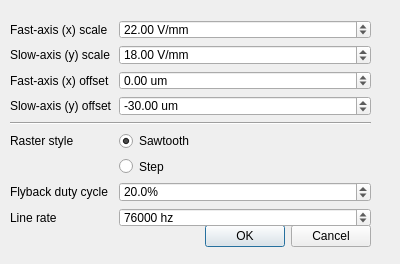
<?xml version="1.0" encoding="UTF-8"?>
<ui version="4.0">
 <class>Dialog</class>
 <widget class="QDialog" name="Dialog">
  <property name="geometry">
   <rect>
    <x>0</x>
    <y>0</y>
    <width>400</width>
    <height>264</height>
   </rect>
  </property>
  <property name="windowTitle">
   <string>Raster Scan Settings</string>
  </property>
  <widget class="QDialogButtonBox" name="buttonBox">
   <property name="geometry">
    <rect>
     <x>30</x>
     <y>220</y>
     <width>341</width>
     <height>32</height>
    </rect>
   </property>
   <property name="orientation">
    <enum>Qt::Horizontal</enum>
   </property>
   <property name="standardButtons">
    <set>QDialogButtonBox::Cancel|QDialogButtonBox::Ok</set>
   </property>
  </widget>
  <widget class="QWidget" name="formLayoutWidget">
   <property name="geometry">
    <rect>
     <x>10</x>
     <y>20</y>
     <width>361</width>
     <height>207</height>
    </rect>
   </property>
   <layout class="QFormLayout" name="formLayout">
    <item row="0" column="0">
     <widget class="QLabel" name="label">
      <property name="text">
       <string>Fast-axis (x) scale</string>
      </property>
     </widget>
    </item>
    <item row="0" column="1">
     <widget class="QDoubleSpinBox" name="spinXScale">
      <property name="suffix">
       <string> V/mm</string>
      </property>
      <property name="minimum">
       <double>-100.000000000000000</double>
      </property>
      <property name="maximum">
       <double>100.000000000000000</double>
      </property>
      <property name="singleStep">
       <double>0.010000000000000</double>
      </property>
      <property name="value">
       <double>22.000000000000000</double>
      </property>
     </widget>
    </item>
    <item row="1" column="0">
     <widget class="QLabel" name="label_2">
      <property name="text">
       <string>Slow-axis (y) scale</string>
      </property>
     </widget>
    </item>
    <item row="1" column="1">
     <widget class="QDoubleSpinBox" name="spinYScale">
      <property name="suffix">
       <string> V/mm</string>
      </property>
      <property name="minimum">
       <double>-100.000000000000000</double>
      </property>
      <property name="maximum">
       <double>100.000000000000000</double>
      </property>
      <property name="singleStep">
       <double>0.010000000000000</double>
      </property>
      <property name="value">
       <double>18.000000000000000</double>
      </property>
     </widget>
    </item>
    <item row="2" column="0">
     <widget class="QLabel" name="label_5">
      <property name="text">
       <string>Fast-axis (x) offset</string>
      </property>
     </widget>
    </item>
    <item row="2" column="1">
     <widget class="QDoubleSpinBox" name="spinXOffset">
      <property name="suffix">
       <string> um</string>
      </property>
      <property name="minimum">
       <double>-1000.000000000000000</double>
      </property>
      <property name="maximum">
       <double>1000.000000000000000</double>
      </property>
      <property name="value">
       <double>0.000000000000000</double>
      </property>
     </widget>
    </item>
    <item row="3" column="0">
     <widget class="QLabel" name="label_6">
      <property name="text">
       <string>Slow-axis (y) offset</string>
      </property>
     </widget>
    </item>
    <item row="3" column="1">
     <widget class="QDoubleSpinBox" name="spinYOffset">
      <property name="suffix">
       <string> um</string>
      </property>
      <property name="minimum">
       <double>-1000.000000000000000</double>
      </property>
      <property name="maximum">
       <double>1000.000000000000000</double>
      </property>
      <property name="value">
       <double>-30.000000000000000</double>
      </property>
     </widget>
    </item>
    <item row="4" column="0" colspan="2">
     <widget class="Line" name="line">
      <property name="orientation">
       <enum>Qt::Horizontal</enum>
      </property>
     </widget>
    </item>
    <item row="5" column="0">
     <widget class="QLabel" name="label_3">
      <property name="text">
       <string>Raster style</string>
      </property>
     </widget>
    </item>
    <item row="5" column="1">
     <widget class="QRadioButton" name="radioSawtoothMode">
      <property name="text">
       <string>Sawtooth</string>
      </property>
      <property name="checked">
       <bool>true</bool>
      </property>
     </widget>
    </item>
    <item row="6" column="1">
     <widget class="QRadioButton" name="radioStepMode">
      <property name="text">
       <string>Step</string>
      </property>
     </widget>
    </item>
    <item row="7" column="1">
     <widget class="QDoubleSpinBox" name="spinFlybackDuty">
      <property name="suffix">
       <string>%</string>
      </property>
      <property name="decimals">
       <number>1</number>
      </property>
      <property name="minimum">
       <double>1.000000000000000</double>
      </property>
      <property name="maximum">
       <double>80.000000000000000</double>
      </property>
      <property name="singleStep">
       <double>0.100000000000000</double>
      </property>
      <property name="value">
       <double>20.000000000000000</double>
      </property>
     </widget>
    </item>
    <item row="7" column="0">
     <widget class="QLabel" name="label_4">
      <property name="text">
       <string>Flyback duty cycle</string>
      </property>
     </widget>
    </item>
    <item row="8" column="1">
     <widget class="QSpinBox" name="spinLineRate">
      <property name="suffix">
       <string> hz</string>
      </property>
      <property name="minimum">
       <number>1</number>
      </property>
      <property name="maximum">
       <number>146000</number>
      </property>
      <property name="singleStep">
       <number>100</number>
      </property>
      <property name="value">
       <number>76000</number>
      </property>
     </widget>
    </item>
    <item row="8" column="0">
     <widget class="QLabel" name="label_7">
      <property name="text">
       <string>Line rate</string>
      </property>
     </widget>
    </item>
   </layout>
  </widget>
 </widget>
 <resources/>
 <connections>
  <connection>
   <sender>buttonBox</sender>
   <signal>accepted()</signal>
   <receiver>Dialog</receiver>
   <slot>accept()</slot>
   <hints>
    <hint type="sourcelabel">
     <x>248</x>
     <y>254</y>
    </hint>
    <hint type="destinationlabel">
     <x>157</x>
     <y>274</y>
    </hint>
   </hints>
  </connection>
  <connection>
   <sender>buttonBox</sender>
   <signal>rejected()</signal>
   <receiver>Dialog</receiver>
   <slot>reject()</slot>
   <hints>
    <hint type="sourcelabel">
     <x>316</x>
     <y>260</y>
    </hint>
    <hint type="destinationlabel">
     <x>286</x>
     <y>274</y>
    </hint>
   </hints>
  </connection>
 </connections>
</ui>
